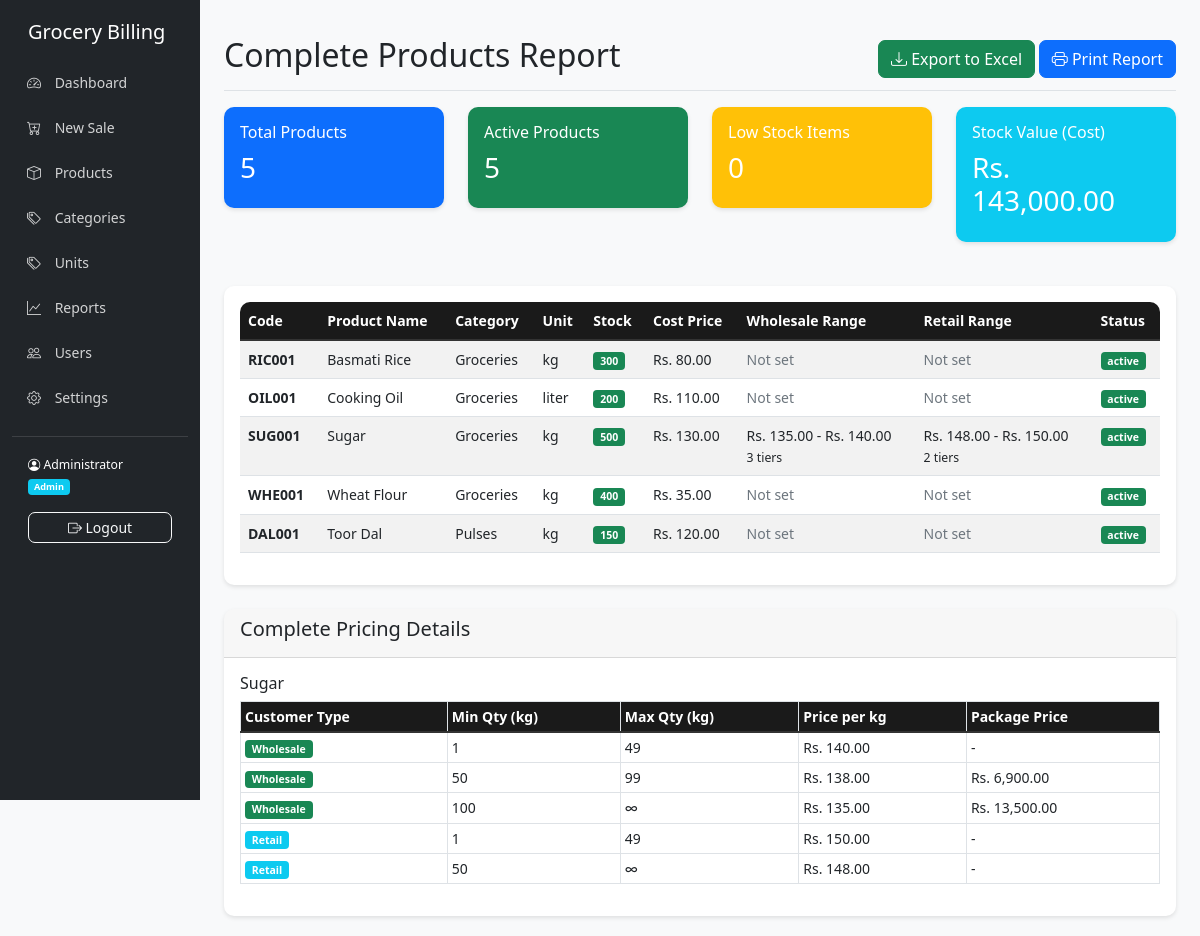
Screenshot of /products_report.php (signed in) with the database file from the repository.
### tables this page shows
CREATE TABLE products (
    id INT PRIMARY KEY AUTO_INCREMENT,
    code VARCHAR(50) UNIQUE NOT NULL,
    name VARCHAR(255) NOT NULL,
    description TEXT,
    unit VARCHAR(20) DEFAULT 'kg',
    category VARCHAR(50),
    current_stock DECIMAL(10,0) DEFAULT 0,
    min_stock_alert DECIMAL(10,0) DEFAULT 10,
    purchase_price DECIMAL(10,0),
    status ENUM('active', 'inactive') DEFAULT 'active',
    created_at TIMESTAMP DEFAULT CURRENT_TIMESTAMP,
    updated_at TIMESTAMP DEFAULT CURRENT_TIMESTAMP ON UPDATE CURRENT_TIMESTAMP
);

CREATE TABLE pricing_tiers (
    id INT PRIMARY KEY AUTO_INCREMENT,
    product_id INT NOT NULL,
    customer_type ENUM('wholesale', 'retail') NOT NULL,
    min_quantity DECIMAL(10,0) NOT NULL,
    max_quantity DECIMAL(10,0) NULL,
    price_per_unit DECIMAL(10,0) NOT NULL,
    package_price DECIMAL(10,0) NULL COMMENT 'Fixed price for exact quantity',
    FOREIGN KEY (product_id) REFERENCES products(id) ON DELETE CASCADE,
    INDEX idx_product_type (product_id, customer_type)
);

### products_report.php (the view, shortened to what this page needs)
<?php
require_once 'includes/header.php';
require_once 'includes/sidebar.php';
$stmt = $pdo->query("
    SELECT
        p.*,
        COUNT(DISTINCT pt.id) as tier_count,
        SUM(CASE WHEN pt.customer_type = 'wholesale' THEN 1 ELSE 0 END) as wholesale_tiers,
        SUM(CASE WHEN pt.customer_type = 'retail' THEN 1 ELSE 0 END) as retail_tiers,
        MIN(CASE WHEN pt.customer_type = 'wholesale' THEN pt.price_per_unit END) as min_wholesale_price,
        MAX(CASE WHEN pt.customer_type = 'wholesale' THEN pt.price_per_unit END) as max_wholesale_price,
        MIN(CASE WHEN pt.customer_type = 'retail' THEN pt.price_per_unit END) as min_retail_price,
        MAX(CASE WHEN pt.customer_type = 'retail' THEN pt.price_per_unit END) as max_retail_price
    FROM products p
    LEFT JOIN pricing_tiers pt ON p.id = pt.product_id
    GROUP BY p.id
    ORDER BY p.category, p.name
");
$products = $stmt->fetchAll();
$total_products = count($products);
$total_stock_value = 0;
$active_products = 0;
$low_stock_count = 0;
foreach ($products as $p) {
    $total_stock_value += $p['current_stock'] * $p['purchase_price'];
    if ($p['status'] == 'active') $active_products++;
}
?>
<div class="d-flex justify-content-between flex-wrap flex-md-nowrap align-items-center pt-3 pb-2 mb-3 border-bottom">
    <h1 class="h2">Complete Products Report</h1>
    <div>
        <a href="export_products.php" class="btn btn-success">
            <i class="bi bi-download"></i> Export to Excel
        </a>
        <button class="btn btn-primary" onclick="window.print()">
            <i class="bi bi-printer"></i> Print Report
        </button>
    </div>
</div>
<div class="row mb-4">
    <div class="col-md-3">
        <div class="card bg-primary text-white">
            <div class="card-body">
                <h6>Total Products</h6>
                <h3><?php echo $total_products; ?></h3>
            </div>
        </div>
    </div>
    <div class="col-md-3">
        <div class="card bg-success text-white">
            <div class="card-body">
                <h6>Active Products</h6>
                <h3><?php echo $active_products; ?></h3>
            </div>
        </div>
    </div>
    <div class="col-md-3">
        <div class="card bg-warning text-white">
            <div class="card-body">
                <h6>Low Stock Items</h6>
                <h3><?php echo $low_stock_count; ?></h3>
            </div>
        </div>
    </div>
    <div class="col-md-3">
        <div class="card bg-info text-white">
            <div class="card-body">
                <h6>Stock Value (Cost)</h6>
                <h3>Rs. <?php echo number_format($total_stock_value, 2); ?></h3>
            </div>
        </div>
    </div>
</div>
<div class="card">
    <div class="card-body">
        <div class="table-responsive">
            <table class="table table-striped table-hover">
                <thead>
                    <tr>
                        <th>Code</th>
                        <th>Product Name</th>
                        <th>Category</th>
                        <th>Unit</th>
                        <th>Stock</th>
                        <th>Cost Price</th>
                        <th>Wholesale Range</th>
                        <th>Retail Range</th>
                        <th>Status</th>
                    </tr>
                </thead>
                <tbody>
                    <?php foreach ($products as $product): ?>
                    <tr>
                        <td><strong><?php echo $product['code']; ?></strong></td>
                        <td>
                            <?php echo $product['name']; ?>
                        </td>
                        <td><?php echo $product['category'] ?: '-'; ?></td>
                        <td><?php echo $product['unit']; ?></td>
                        <td>
                            <?php
                            $stock_class = $product['current_stock'] <= $product['min_stock_alert'] ? 'danger' : 'success';
                            ?>
                            <span class="badge bg-<?php echo $stock_class; ?>">
                                <?php echo $product['current_stock']; ?>
                            </span>
                        </td>
                        <td>Rs. <?php echo number_format($product['purchase_price'], 2); ?></td>
                        <td>
                            <?php if ($product['wholesale_tiers'] > 0): ?>
                                Rs. <?php echo number_format($product['min_wholesale_price'], 2); ?> -
                                Rs. <?php echo number_format($product['max_wholesale_price'], 2); ?>
                                <br><small><?php echo $product['wholesale_tiers']; ?> tiers</small>
                            <?php else: ?>
                                <span class="text-muted">Not set</span>
                            <?php endif; ?>
                        </td>
                        <td>
                            <?php if ($product['retail_tiers'] > 0): ?>
                                Rs. <?php echo number_format($product['min_retail_price'], 2); ?> -
                                Rs. <?php echo number_format($product['max_retail_price'], 2); ?>
                                <br><small><?php echo $product['retail_tiers']; ?> tiers</small>
                            <?php else: ?>
                                <span class="text-muted">Not set</span>
                            <?php endif; ?>
                        </td>
                        <td>
                            <span class="badge bg-<?php echo $product['status'] == 'active' ? 'success' : 'secondary'; ?>">
                                <?php echo $product['status']; ?>
                            </span>
                        </td>
                    </tr>
                    <?php endforeach; ?>
                </tbody>
            </table>
        </div>
    </div>
</div>
<div class="card mt-4">
    <div class="card-header">
        <h5>Complete Pricing Details</h5>
    </div>
    <div class="card-body">
        <?php
        $stmt = $pdo->query("
            SELECT
                p.name as product_name,
                p.unit,
                pt.customer_type,
                pt.min_quantity,
                pt.max_quantity,
                pt.price_per_unit,
                pt.package_price
            FROM products p
            JOIN pricing_tiers pt ON p.id = pt.product_id
            ORDER BY p.name, pt.customer_type, pt.min_quantity
        ");
        $tiers = $stmt->fetchAll();
        $current_product = '';
        foreach ($tiers as $tier):
            if ($current_product != $tier['product_name']):
                $current_product = $tier['product_name'];
        ?>
            <h6><?php echo $tier['product_name']; ?></h6>
            <table class="table table-sm table-bordered">
                <thead>
                    <tr>
                        <th>Customer Type</th>
                        <th>Min Qty (<?php echo $tier['unit']; ?>)</th>
                        <th>Max Qty (<?php echo $tier['unit']; ?>)</th>
                        <th>Price per <?php echo $tier['unit']; ?></th>
                        <th>Package Price</th>
                    </tr>
                </thead>
                <tbody>
        <?php endif; ?>
                <tr>
                    <td>
                        <span class="badge bg-<?php echo $tier['customer_type'] == 'wholesale' ? 'success' : 'info'; ?>">
                            <?php echo ucfirst($tier['customer_type']); ?>
                        </span>
                    </td>
                    <td><?php echo $tier['min_quantity']; ?></td>
                    <td><?php echo $tier['max_quantity'] ?? '∞'; ?></td>
                    <td>Rs. <?php echo number_format($tier['price_per_unit'], 2); ?></td>
                    <td><?php echo $tier['package_price'] ? 'Rs. ' . number_format($tier['package_price'], 2) : '-'; ?></td>
                </tr>
        <?php endforeach; ?>
                </tbody>
            </table>
    </div>
</div>
<?php require_once 'includes/footer.php'; ?>

### includes/header.php (shortened to what this page needs)
<!DOCTYPE html>
<html lang="en">
<head>
    <link href="https://cdn.jsdelivr.net/npm/bootstrap@5.1.3/dist/css/bootstrap.min.css" rel="stylesheet">
    <link rel="stylesheet" href="https://cdn.jsdelivr.net/npm/bootstrap-icons@1.8.1/font/bootstrap-icons.css">
    <link href="assets/css/style.css" rel="stylesheet">
</head>
<body>

### includes/sidebar.php
<div class="container-fluid">
    <div class="row">
        <nav class="col-md-2 d-md-block sidebar" style="position: fixed; top: 0; bottom: 0; left: 0; z-index: 100; padding-top: 20px; overflow-y: auto;">
            <div class="position-sticky">
                <h5 class="text-white px-3 mb-3">Grocery Billing</h5>
                <ul class="nav flex-column">
                    <li class="nav-item">
                        <a class="nav-link <?php echo basename($_SERVER['PHP_SELF']) == 'dashboard.php' ? 'active bg-primary' : ''; ?>" href="dashboard.php">
                            <i class="bi bi-speedometer2"></i> Dashboard
                        </a>
                    </li>
                    <li class="nav-item">
                        <a class="nav-link <?php echo basename($_SERVER['PHP_SELF']) == 'billing.php' ? 'active bg-primary' : ''; ?>" href="billing.php">
                            <i class="bi bi-cart-plus"></i> New Sale
                        </a>
                    </li>
                    <li class="nav-item">
                        <a class="nav-link <?php echo basename($_SERVER['PHP_SELF']) == 'products.php' ? 'active bg-primary' : ''; ?>" href="products.php">
                            <i class="bi bi-box"></i> Products
                        </a>
                    </li>
                    <li class="nav-item">
                        <a class="nav-link" href="categories.php">
                            <i class="bi bi-tags"></i> Categories
                        </a>
                    </li>
                    <li class="nav-item">
                        <a class="nav-link" href="units.php">
                            <i class="bi bi-tags"></i> Units
                        </a>
                    </li>
                    <li class="nav-item">
                        <a class="nav-link <?php echo basename($_SERVER['PHP_SELF']) == 'reports.php' ? 'active bg-primary' : ''; ?>" href="reports.php">
                            <i class="bi bi-graph-up"></i> Reports
                        </a>
                    </li>
                    <?php if ($_SESSION['user_role'] == 'admin'): ?>
                    <li class="nav-item">
                        <a class="nav-link <?php echo basename($_SERVER['PHP_SELF']) == 'users.php' ? 'active bg-primary' : ''; ?>" href="users.php">
                            <i class="bi bi-people"></i> Users
                        </a>
                    </li>
                    <li class="nav-item">
                        <a class="nav-link <?php echo basename($_SERVER['PHP_SELF']) == 'settings.php' ? 'active bg-primary' : ''; ?>" href="settings.php">
                            <i class="bi bi-gear"></i> Settings
                        </a>
                    </li>
                    <?php endif; ?>
                </ul>
                <hr class="text-white-50">
                <div class="text-white px-3">
                    <small>
                        <i class="bi bi-person-circle"></i>
                        <?php echo $_SESSION['full_name']; ?><br>
                        <span class="badge bg-info"><?php echo ucfirst($_SESSION['user_role']); ?></span>
                    </small>
                </div>
                <div class="px-3 mt-3 mb-4">
                    <a href="logout.php" class="btn btn-sm btn-outline-light w-100">
                        <i class="bi bi-box-arrow-right"></i> Logout
                    </a>
                </div>
            </div>
        </nav>
        <main class="col-md-10 ms-sm-auto px-md-4" style="margin-left: 16.666667%;">

### includes/footer.php (shortened to what this page needs)
            </main>
        </div>
    </div>
</body>
</html>

### assets/css/style.css (style rules this page uses)
body { font-size: .875rem; background-color: #f8f9fa; }
.card { border: none; border-radius: 10px; }
.card-header { border-radius: 10px 10px 0 0 !important; font-weight: 500; }
.table th { font-weight: 600; background-color: #1a1a1a !important; color: #ffffff !important; border-bottom: 2px solid #333 !important; }
.table-responsive { border-radius: 10px; }
.btn { border-radius: 7px; font-weight: 500; }

### includes/header.php (style rules this page uses)
.sidebar { min-height: 100vh; background-color: #212529; width: 16.666667%; overflow-y: auto !important; max-height: 100vh; }
.sidebar .nav-link { color: rgba(255,255,255,.8); padding: 10px 15px; margin: 2px 0; }
.sidebar .nav-link i { margin-right: 10px; }
main { padding-top: 20px; margin-left: 16.666667%; }
.card { margin-bottom: 20px; box-shadow: 0 2px 4px rgba(0,0,0,.1); }

### rows the page displays
products: code "RIC001", name "Basmati Rice", category "Groceries", unit "kg", current_stock "300", purchase_price "80.00", shows "Not set", status "active"
products: code "OIL001", name "Cooking Oil", category "Groceries", unit "liter", current_stock "200", purchase_price "110.00", shows "Not set", status "active"
products: code "SUG001", name "Sugar", category "Groceries", unit "kg", current_stock "500", purchase_price "130.00", min_wholesale_price "135.00", max_wholesale_price "140.00", wholesale_tiers "3", min_retail_price "148.00", max_retail_price "150.00", retail_tiers "2", status "active"
products: code "WHE001", name "Wheat Flour", category "Groceries", unit "kg", current_stock "400", purchase_price "35.00", shows "Not set", status "active"
products: code "DAL001", name "Toor Dal", category "Pulses", unit "kg", current_stock "150", purchase_price "120.00", shows "Not set", status "active"
pricing_tiers: product.name "Sugar", product.unit "kg", customer_type "Wholesale", min_quantity "1", max_quantity "49", price_per_unit "140.00"
pricing_tiers: customer_type "Wholesale", min_quantity "50", max_quantity "99", price_per_unit "138.00", package_price "6,900.00"
pricing_tiers: customer_type "Wholesale", min_quantity "100", max_quantity "∞", price_per_unit "135.00", package_price "13,500.00"
pricing_tiers: customer_type "Retail", min_quantity "1", max_quantity "49", price_per_unit "150.00"
pricing_tiers: customer_type "Retail", min_quantity "50", max_quantity "∞", price_per_unit "148.00"

### other values shown
$_SESSION['full_name'] "Administrator"
$_SESSION['user_role'] "Admin"
$total_products "5"
$active_products "5"
$low_stock_count "0"
$total_stock_value "143,000.00"
